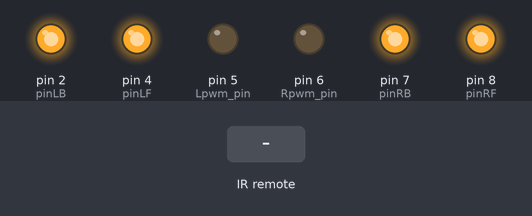
A sketch run on a simulated Arduino Uno, built with avr-gcc and run on an emulated ATmega328P. Parts: output pins drawn as LEDs (lit = HIGH). The inputs (shaded band) are chosen by the test bench.

Above: at 1.2 s.
1.3 s: infrared code 0x00FF629D received
At 1.6 s:
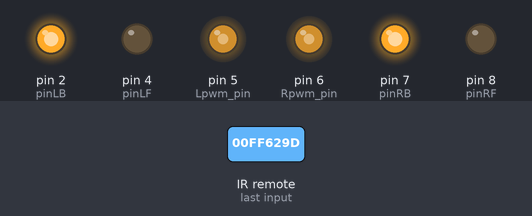
2.8 s: infrared code 0x00FFA857 received
At 3.9 s:
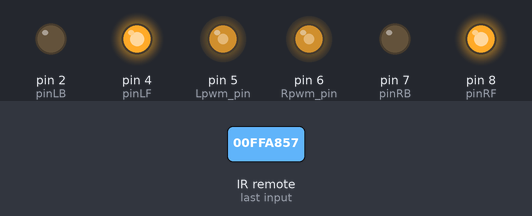
4.3 s: infrared code 0x00FF22DD received
At 5.0 s:
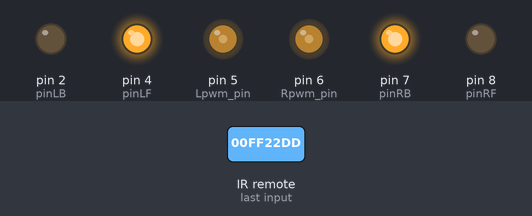
5.8 s: infrared code 0x00FFC23D received
At 6.2 s:
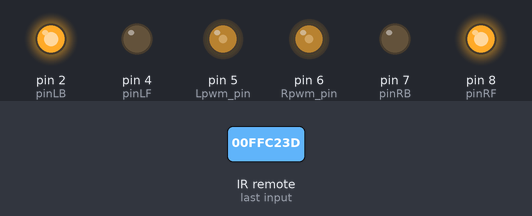
7.3 s: infrared code 0x00FF02FD received
At 8.5 s:
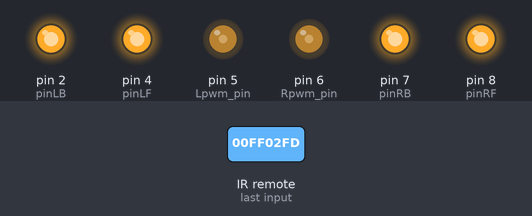
Timing chart, 0 to 9.8 s (numbered marks = the images above; inputs shaded):
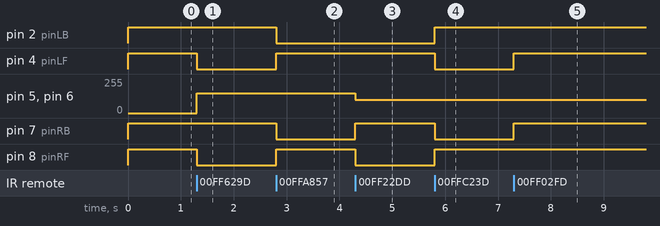

The sketch:

IR_Remote_Control_Car.ino
```cpp
#include <IRremote.h>
int RECV_PIN = 10;
IRrecv irrecv(RECV_PIN);
decode_results results;
#define IR_Go      0x00ff629d
#define IR_Back    0x00ffa857
#define IR_Left    0x00ff22dd
#define IR_Right   0x00ffc23d
#define IR_Stop    0x00ff02fd
#define IR_ESC     0x00ff52ad
#define Lpwm_pin  5     //adjusting speed
#define Rpwm_pin  6    //adjusting speed //
int pinLB=2;           // defining pin2 left rear
int pinLF=4;           // defining pin4 left front
int pinRB=7;           // defining pin7 right rear
int pinRF=8;           // defining pin8 right front

void go_forward(unsigned char speed_val)    // speed_val：0~255
    {digitalWrite(pinRB,HIGH);
     digitalWrite(pinRF,LOW);
     digitalWrite(pinLB,HIGH);
     digitalWrite(pinLF,LOW);
     analogWrite(Lpwm_pin,speed_val);
     analogWrite(Rpwm_pin,speed_val);


    }

void go_backward(unsigned char speed_val)    // speed_val：0~255
    {
     digitalWrite(pinRB,LOW);
     digitalWrite(pinRF,HIGH);
     digitalWrite(pinLB,LOW);
     digitalWrite(pinLF,HIGH);
     analogWrite(Lpwm_pin,speed_val);
     analogWrite(Rpwm_pin,speed_val);
    }

void rotate_left(unsigned char speed_val)        // speed_val：0~255
    {digitalWrite(pinRB,HIGH);
     digitalWrite(pinRF,LOW );
     digitalWrite(pinLB,LOW);
     digitalWrite(pinLF,HIGH);
     analogWrite(Lpwm_pin,speed_val);
     analogWrite(Rpwm_pin,speed_val);


    }
void rotate_right(unsigned char speed_val)    // speed_val：0~255
    {
      digitalWrite(pinRB,LOW);
     digitalWrite(pinRF,HIGH);
     digitalWrite(pinLB,HIGH);
     digitalWrite(pinLF,LOW);
     analogWrite(Lpwm_pin,speed_val);
     analogWrite(Rpwm_pin,speed_val);

    }
void stopp()        //stop
    {
     digitalWrite(pinRB,HIGH);
     digitalWrite(pinRF,HIGH);
     digitalWrite(pinLB,HIGH);
     digitalWrite(pinLF,HIGH);
    }

void IR_Control(void)
{
   unsigned long Key;
   if(irrecv.decode(&results)) //judging if serial port receives data
 {
     Key = results.value;
    switch(Key)
     {
       case IR_Go:
        go_forward(150);   //UP
        break;
       case IR_Back:
        go_backward(150);   //back
        break;
       case IR_Left:
        rotate_left(100);   //Left
        break;
       case IR_Right:
        rotate_right(100); //Righ
        break;
       case IR_Stop:
        stopp();   //stop
        break;
       default:
        break;
     }
     irrecv.resume(); // Receive the next value
    }

}
void setup()
{
   pinMode(pinLB,OUTPUT); // pin2
   pinMode(pinLF,OUTPUT); // pin4
   pinMode(pinRB,OUTPUT); // pin7
   pinMode(pinRF,OUTPUT); // pin8
   pinMode(Lpwm_pin,OUTPUT); // pin5 (PWM)
   pinMode(Rpwm_pin,OUTPUT); // pin6 (PWM)
   irrecv.enableIRIn(); // Start the receiver
   Serial.begin(9600);   //initializing serial port, Bluetooth used as serial port, setting baud ratio at 9600
   stopp();
}
void loop()
{

   IR_Control();

}
```

Measured:
- after the input at 1.3 s, pin 4 (pinLF), pin 8 (pinRF): HIGH → LOW at once; pin 5 (Lpwm_pin), pin 6 (Rpwm_pin): 0/255 → 150/255 at once
- after the input at 2.8 s, pin 2 (pinLB), pin 7 (pinRB): HIGH → LOW at once; pin 4 (pinLF), pin 8 (pinRF): LOW → HIGH at once
- after the input at 4.3 s, pin 5 (Lpwm_pin), pin 6 (Rpwm_pin): 150/255 → 100/255 at once; pin 7 (pinRB): LOW → HIGH at once; pin 8 (pinRF): HIGH → LOW at once
- after the input at 5.8 s, pin 2 (pinLB), pin 8 (pinRF): LOW → HIGH at once; pin 4 (pinLF), pin 7 (pinRB): HIGH → LOW at once
- after the input at 7.3 s, pin 4 (pinLF), pin 7 (pinRB): LOW → HIGH at once
